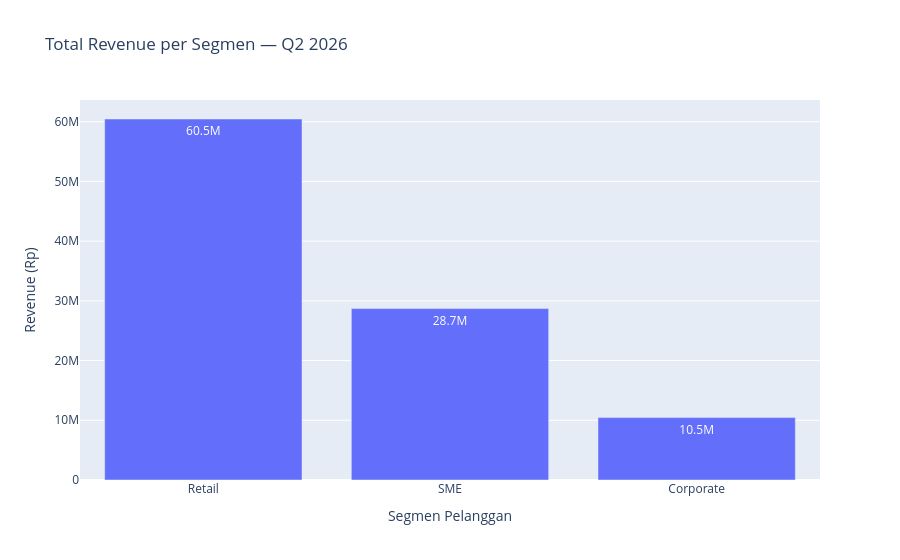
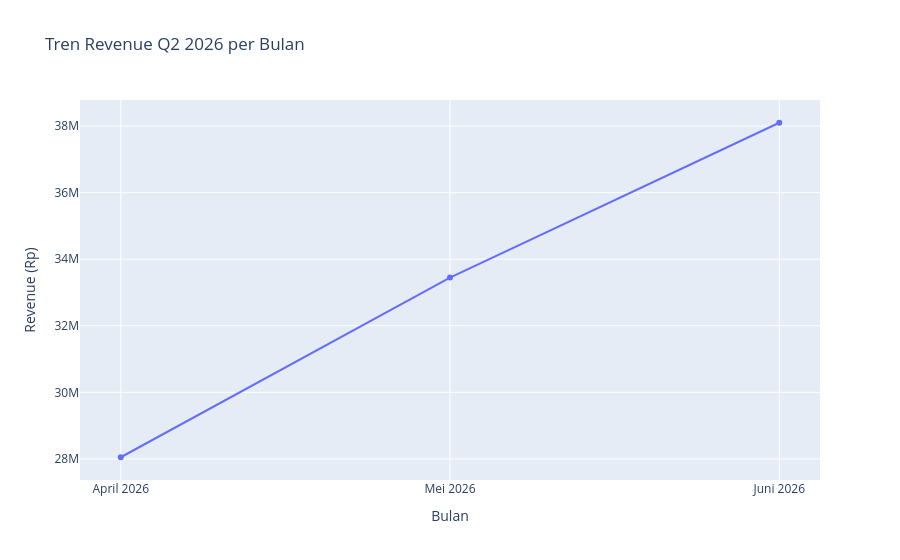
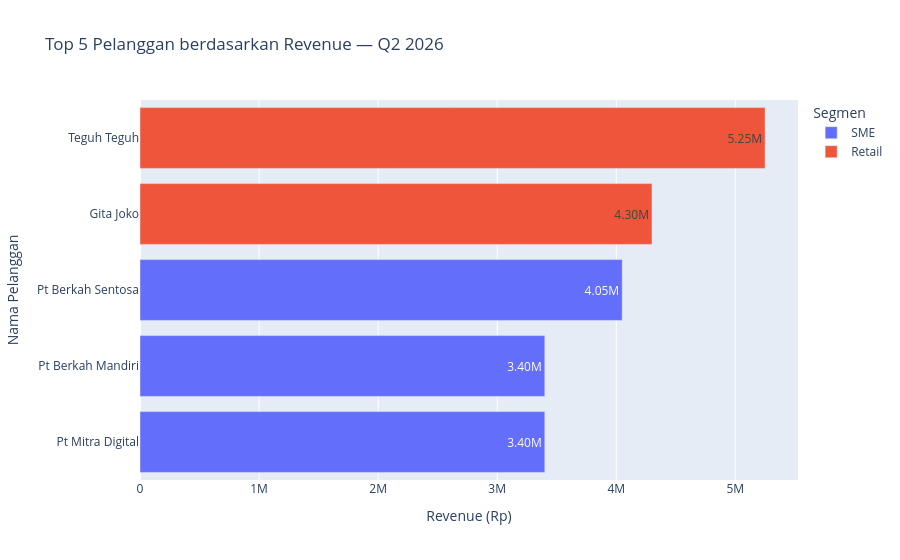

The notebook cell these images were saved under, in order:
### Markdown cell above
## Tahap 5 — Dashboard
Buat minimal 3 visual (Plotly atau Looker Studio).

### Code cell
import pandas as pd
import plotly.express as px

# Pastikan tanggal sudah terbaca sebagai datetime
df_enriched["transaction_date"] = pd.to_datetime(
    df_enriched["transaction_date"], errors="coerce"
)

# Filter transaksi Q2 2026: April sampai Juni
df_q2 = df_enriched[
    (df_enriched["transaction_date"] >= "2026-04-01") &
    (df_enriched["transaction_date"] < "2026-07-01")
].copy()

print("Jumlah transaksi Q2:", len(df_q2))
print(
    "Periode:",
    df_q2["transaction_date"].min(),
    "sampai",
    df_q2["transaction_date"].max()
)

# ==========================================
# VISUAL 1: TOTAL REVENUE PER SEGMEN
# ==========================================
revenue_segment = (
    df_q2.groupby("segment", as_index=False)["total_amount"]
    .sum()
    .sort_values("total_amount", ascending=False)
)

fig1 = px.bar(
    revenue_segment,
    x="segment",
    y="total_amount",
    title="Total Revenue per Segmen — Q2 2026",
    labels={
        "segment": "Segmen Pelanggan",
        "total_amount": "Revenue (Rp)"
    },
    text_auto=".3s"
)

fig1.update_layout(
    xaxis_title="Segmen Pelanggan",
    yaxis_title="Revenue (Rp)"
)
fig1.show()


# ==========================================
# VISUAL 2: TREN REVENUE PER BULAN
# ==========================================
revenue_bulan = (
    df_q2.assign(bulan=df_q2["transaction_date"].dt.month)
    .groupby("bulan", as_index=False)["total_amount"]
    .sum()
)

nama_bulan = {
    4: "April 2026",
    5: "Mei 2026",
    6: "Juni 2026"
}

revenue_bulan["bulan"] = revenue_bulan["bulan"].map(nama_bulan)

urutan_bulan = ["April 2026", "Mei 2026", "Juni 2026"]
revenue_bulan["bulan"] = pd.Categorical(
    revenue_bulan["bulan"],
    categories=urutan_bulan,
    ordered=True
)
revenue_bulan = revenue_bulan.sort_values("bulan")

fig2 = px.line(
    revenue_bulan,
    x="bulan",
    y="total_amount",
    markers=True,
    title="Tren Revenue Q2 2026 per Bulan",
    labels={
        "bulan": "Bulan",
        "total_amount": "Revenue (Rp)"
    }
)

fig2.update_layout(
    xaxis_title="Bulan",
    yaxis_title="Revenue (Rp)"
)
fig2.show()


# ==========================================
# VISUAL 3: TOP 5 PELANGGAN
# ==========================================
top5 = (
    df_q2.groupby(
        ["customer_id", "customer_name", "segment"],
        as_index=False
    )["total_amount"]
    .sum()
    .sort_values("total_amount", ascending=False)
    .head(5)
    .sort_values("total_amount", ascending=True)
)

fig3 = px.bar(
    top5,
    x="total_amount",
    y="customer_name",
    color="segment",
    orientation="h",
    title="Top 5 Pelanggan berdasarkan Revenue — Q2 2026",
    labels={
        "total_amount": "Revenue (Rp)",
        "customer_name": "Nama Pelanggan",
        "segment": "Segmen"
    },
    text_auto=".3s"
)

fig3.update_layout(
    xaxis_title="Revenue (Rp)",
    yaxis_title="Nama Pelanggan"
)
fig3.show()

### Figure 1 — Plotly figure (JSON) as saved in the notebook; plotly's stock layout.template omitted (floating-point values rounded to 4 significant figures)
{"data": [{"hovertemplate": "Segmen Pelanggan=%{x}<br>Revenue (Rp)=%{y}<extra></extra>", "legendgroup": "", "marker": {"color": "#636efa", "pattern": {"shape": ""}}, "name": "", "orientation": "v", "showlegend": false, "textposition": "auto", "texttemplate": "%{y:.3s}", "type": "bar", "x": ["Retail", "SME", "Corporate"], "xaxis": "x", "y": [60450000, 28700000, 10450000], "yaxis": "y"}], "layout": {"barmode": "relative", "legend": {"tracegroupgap": 0}, "title": {"text": "Total Revenue per Segmen — Q2 2026"}, "xaxis": {"anchor": "y", "domain": [0, 1], "title": {"text": "Segmen Pelanggan"}}, "yaxis": {"anchor": "x", "domain": [0, 1], "title": {"text": "Revenue (Rp)"}}}}

### Figure 2 — Plotly figure (JSON) as saved in the notebook; plotly's stock layout.template omitted (floating-point values rounded to 4 significant figures)
{"data": [{"hovertemplate": "Bulan=%{x}<br>Revenue (Rp)=%{y}<extra></extra>", "legendgroup": "", "line": {"color": "#636efa", "dash": "solid"}, "marker": {"symbol": "circle"}, "mode": "lines+markers", "name": "", "orientation": "v", "showlegend": false, "type": "scatter", "x": ["April 2026", "Mei 2026", "Juni 2026"], "xaxis": "x", "y": [28050000, 33450000, 38100000], "yaxis": "y"}], "layout": {"legend": {"tracegroupgap": 0}, "title": {"text": "Tren Revenue Q2 2026 per Bulan"}, "xaxis": {"anchor": "y", "domain": [0, 1], "title": {"text": "Bulan"}}, "yaxis": {"anchor": "x", "domain": [0, 1], "title": {"text": "Revenue (Rp)"}}}}

### Figure 3 — Plotly figure (JSON) as saved in the notebook; plotly's stock layout.template omitted (floating-point values rounded to 4 significant figures)
{"data": [{"hovertemplate": "Segmen=SME<br>Revenue (Rp)=%{x}<br>Nama Pelanggan=%{y}<extra></extra>", "legendgroup": "SME", "marker": {"color": "#636efa", "pattern": {"shape": ""}}, "name": "SME", "orientation": "h", "showlegend": true, "textposition": "auto", "texttemplate": "%{x:.3s}", "type": "bar", "x": [3400000, 3400000, 4050000], "xaxis": "x", "y": ["Pt Mitra Digital", "Pt Berkah Mandiri", "Pt Berkah Sentosa"], "yaxis": "y"}, {"hovertemplate": "Segmen=Retail<br>Revenue (Rp)=%{x}<br>Nama Pelanggan=%{y}<extra></extra>", "legendgroup": "Retail", "marker": {"color": "#EF553B", "pattern": {"shape": ""}}, "name": "Retail", "orientation": "h", "showlegend": true, "textposition": "auto", "texttemplate": "%{x:.3s}", "type": "bar", "x": [4300000, 5250000], "xaxis": "x", "y": ["Gita Joko", "Teguh Teguh"], "yaxis": "y"}], "layout": {"barmode": "relative", "legend": {"title": {"text": "Segmen"}, "tracegroupgap": 0}, "title": {"text": "Top 5 Pelanggan berdasarkan Revenue — Q2 2026"}, "xaxis": {"anchor": "y", "domain": [0, 1], "title": {"text": "Revenue (Rp)"}}, "yaxis": {"anchor": "x", "domain": [0, 1], "title": {"text": "Nama Pelanggan"}}}}
